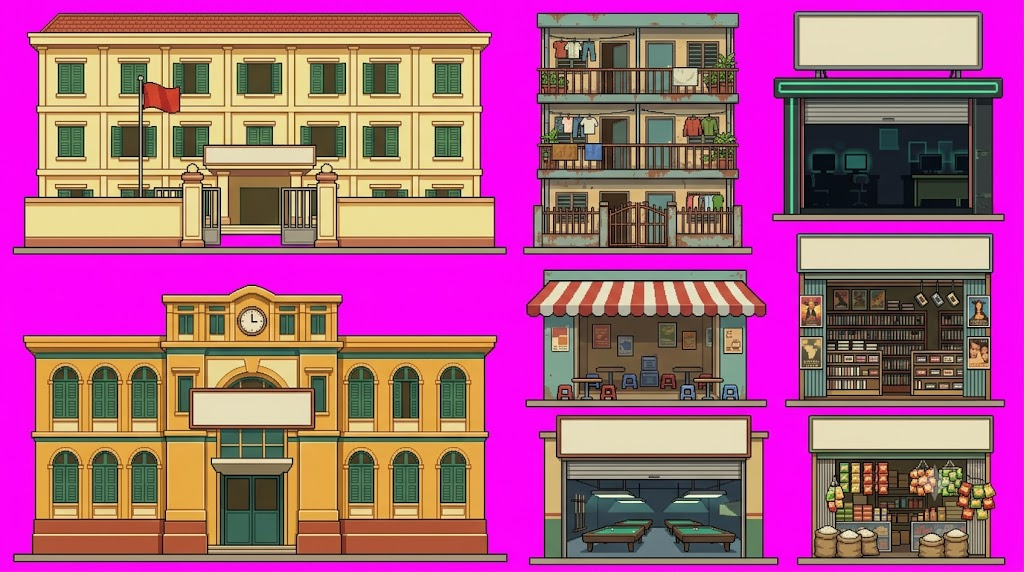
#> input picture asset_new_by_Khoit/Congtrinh.jpg, 1024 x 572 px
$ python contact_new.py
#> lines starting #> are read from the running program, lines starting #| are printed output that depends on the picture; after the words box and inside, x2 and y2 are one past the last pixel; in counts of white or black regions, pixels touching at a corner belong together
### tools/import_new_art.py
"""
Nhap art moi tu thu muc asset_new_by_khoit/ (nen magenta, dai 6 frame).

Nhan dien file theo ten: chua ma nhan vat + ma hanh dong, vd
  sv_male/walk_down.png, sv_male__walk_down.png, art_srccharssv_malewalk_down.png
Sheet gop nhieu dai (vd sv_female.jpg) khai bao trong SHEETS.

Xu ly: tach nen theo mau vien + do "ung magenta", xoa duong ke ngang dai,
bo dom nho (watermark), tach tung frame, chuan hoa chieu cao, lat de frame
nhin ngang luon quay TRAI.
"""
import os
import sys

sys.stdout.reconfigure(encoding="utf-8")
import re

import numpy as np
from PIL import Image
from scipy import ndimage

ROOT = os.path.dirname(os.path.dirname(os.path.abspath(__file__)))
# Thu muc art moi (khong phan biet hoa thuong: asset_new_by_Khoit / asset_new_by_khoit)
SRC = next((os.path.join(ROOT, d) for d in os.listdir(ROOT) if d.lower() == "asset_new_by_khoit"),
           os.path.join(ROOT, "asset_new_by_khoit"))
OUT = os.path.join(ROOT, "tools", "out", "new")

STAND_H = 86     # chieu cao nhan vat dung trong game (px)
RIDE_RATIO = 0.74  # tu the ngoi lai so voi dung

SKINS = ["sv_male", "sv_female", "vp_male", "vp_female", "tt_male", "tt_female"]
ACTIONS = ["idle_up_left", "idle_down", "walk_down", "walk_up", "walk_left", "ride_left"]

# Huong nhin thuc te neu khac quy chuan (mac dinh: walk_left/ride_left quay trai,
# idle_up_left: frame 4-6 quay trai). "right" -> pipeline lat lai.
FACING = {
    ("sv_male", "walk_left"): "right",
    ("sv_male", "idle_up_left"): "right",
    ("sv_female", "walk_left"): "right",
    ("sv_female", "idle_up_left"): "right",
    ("sv_female", "ride_left"): "right",
}

# Sheet do vat / cong trinh (xu ly trong new_manifest.py)
NOT_CHARACTERS = {"Congtrinh.jpg", "Img_Login.jpg", "NPC.jpg", "VEHICLE.png", "item.png", "props.jpg"}
# Anh UI / cong trinh / mini-game don le (xu ly trong ui_manifest.py)
NOT_CHARACTER_PREFIX = ("ui_", "job_", "building_", "prop_", "bld_", "icons_", "furn_", "room_",
                        "tube_", "veh_", "npc_mall_", "banner_", "bus_stop", "taxi_stand", "market_")

# Sheet gop: file -> danh sach (skin, action, hang, cot_bat_dau)
SHEETS = {
    "sv_female.jpg": [
        ("sv_female", "idle_down", 0, 0),
        ("sv_female", "walk_up", 1, 0),
        ("sv_female", "walk_left", 1, 6),
        ("sv_female", "idle_up_left", 2, 0),
        ("sv_female", "ride_left", 2, 6),
    ],
}


def key_background(rgb):
    """True = nen. Ket hop: gan mau vien anh + pixel ung magenta (R,B >> G)."""
    h, w, _ = rgb.shape
    border = np.concatenate([rgb[0], rgb[-1], rgb[:, 0], rgb[:, -1]]).astype(int)
    bg = np.median(border, axis=0)
    px = rgb.astype(int)
    near = np.sqrt(((px - bg) ** 2).sum(-1)) < 60
    r, g, b = px[..., 0], px[..., 1], px[..., 2]
    magenta = (r - g > 55) & (b - g > 40)
    return near | magenta


def frames_in(path, dilate=3, min_ratio=0.15, erode=2):
    """Tach cac frame (theo hang, trai->phai). Tra ve list hang, moi hang list (bbox, rgba)."""
    rgb = np.array(Image.open(path).convert("RGB"))
    H, W, _ = rgb.shape
    fg = ~key_background(rgb)
    fg = ndimage.binary_opening(fg, iterations=1)
    # xoa duong ke ngang dai (duong nen ma AI hay ve)
    lab, n = ndimage.label(fg)
    for i, sl in enumerate(ndimage.find_objects(lab)):
        if sl and (sl[1].stop - sl[1].start) > W * 0.3 and (sl[0].stop - sl[0].start) < 10:
            fg[lab == i + 1] = False
    # got 2px vien (anh goc lon gap ~5 lan trong game) + khu am magenta con sot
    fg = ndimage.binary_erosion(fg, iterations=erode) if erode else fg
    px = rgb.astype(int)
    r, g, b = px[..., 0], px[..., 1], px[..., 2]
    spill = fg & (r - g > 25) & (b - g > 15)
    lo = np.minimum(r, b)
    rgb = rgb.copy()
    rgb[..., 0] = np.where(spill, g + (r - g) * 0.35, r)
    rgb[..., 2] = np.where(spill, g + (lo - g) * 0.35, b)
    grown = ndimage.binary_dilation(fg, iterations=dilate)
    lab, n = ndimage.label(grown)
    objs = ndimage.find_objects(lab)
    sizes = ndimage.sum(fg, lab, range(1, n + 1))
    keep = [i for i in range(n) if sizes[i] > sizes.max() * min_ratio]
    blobs = []
    for i in keep:
        sl = objs[i]
        m = (lab[sl] == i + 1) & fg[sl]
        rgba = np.dstack([rgb[sl], (m * 255).astype(np.uint8)])
        blobs.append({"x": sl[1].start, "y": sl[0].start, "w": sl[1].stop - sl[1].start,
                      "h": sl[0].stop - sl[0].start, "img": Image.fromarray(rgba, "RGBA")})
    # nhom theo hang bang tam doc
    blobs.sort(key=lambda b: b["y"] + b["h"] / 2)
    rows = []
    for b in blobs:
        cy = b["y"] + b["h"] / 2
        if rows and abs(rows[-1]["cy"] - cy) < H * 0.08:
            rows[-1]["items"].append(b)
        else:
            rows.append({"cy": cy, "items": [b]})
    return [sorted(r["items"], key=lambda b: b["x"]) for r in rows]


# [82 lines left out: functions normalize, parse_name, collect, to_game_anims, not called in this run]


# [19 lines that do not run on import are left out]

### tools/contact_new.py
"""Xuat contact sheet danh so blob cho cac sheet moi (de map ten)."""
import os, sys
from PIL import Image, ImageDraw
from import_new_art import SRC, frames_in
sys.stdout.reconfigure(encoding="utf-8")
OUT = os.path.join(os.path.dirname(__file__), "out", "new")
PARAMS = {  # file: (dilate, min_ratio)
    "Congtrinh.jpg": (4, 0.05, 2), "NPC.jpg": (3, 0.2, 2), "VEHICLE.png": (6, 0.02, 1),
    "item.png": (10, 0.01, 1), "props.jpg": (3, 0.003, 1),
}
if __name__ == "__main__":
    os.makedirs(OUT, exist_ok=True)
    for f, (d, mr, er) in PARAMS.items():
        rows = frames_in(os.path.join(SRC, f), dilate=d, min_ratio=mr, erode=er)
#> in frames_in, rgb is the input picture: shape (572, 1024, 3); mean R, G, B 170, 93.2, 131.8
#> in key_background, `bg = np.median(border, axis=0)`: bg = [252, 12, 248]
#> in key_background, `near = np.sqrt(((px - bg) ** 2).sum(-1)) < 60`:
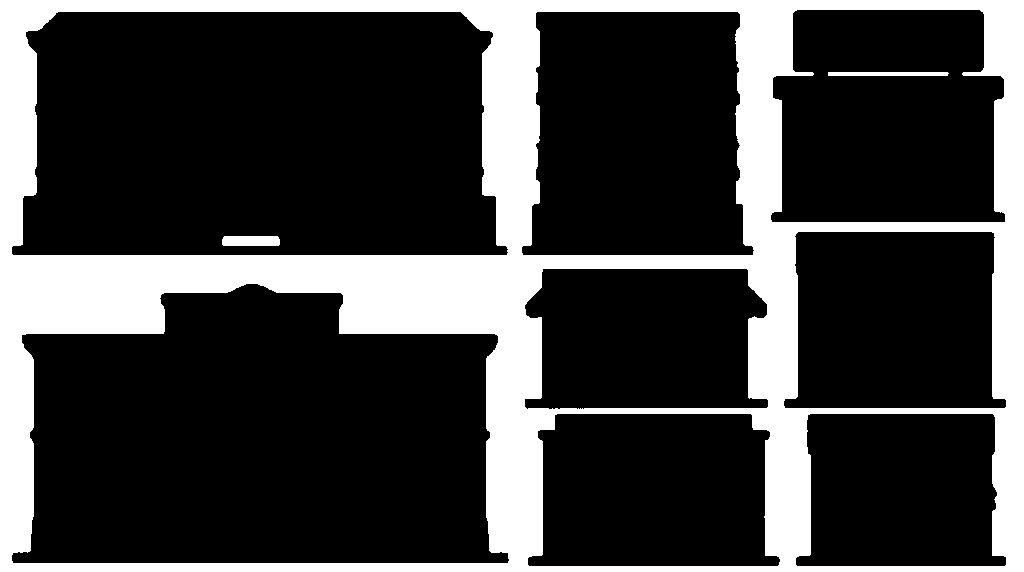
#> near: shape (572, 1024) bool; 24.8% white; 3 white regions, box (x1, y1, x2, y2) and area: (0, 0, 1024, 572) 144362, (222, 236, 280, 246) 570, (828, 72, 949, 76) 481
#> in key_background, `magenta = (r - g > 55) & (b - g > 40)`: magenta: shape (572, 1024) bool; 27.3% white; 4 white regions (1 under 20 px), largest, box (x1, y1, x2, y2) and area: (0, 0, 1024, 572) 157977, (825, 70, 956, 78) 1016, (211, 234, 309, 248) 897
#> in frames_in, `fg = ndimage.binary_opening(fg, iterations=1)`: fg: shape (572, 1024) bool; 72.7% white; 3 black regions, box (x1, y1, x2, y2) and area: (0, 0, 1024, 572) 158012, (821, 70, 956, 78) 1032, (211, 234, 309, 248) 897
#> in frames_in, `lab, n = ndimage.label(fg)`:
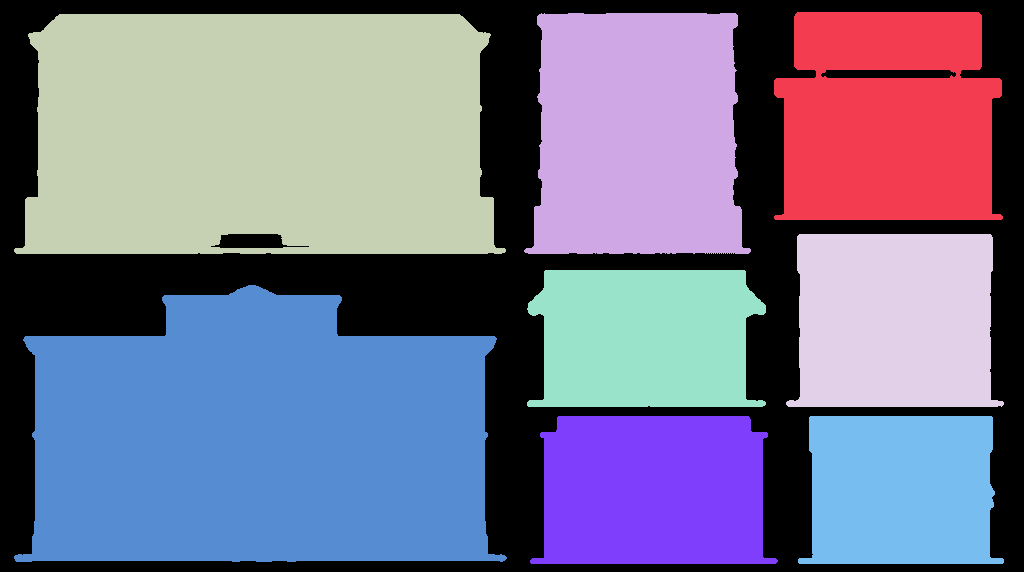
#> lab: shape (572, 1024) int32; 9 distinct labels, from 0 to 8; one colour per label, 0 black
#> in frames_in, `lab, n = ndimage.label(fg)`: n = 8
#> the loop in frames_in, `for i, sl in enumerate(ndimage.find_objects(lab)):` made 8 passes
#> in frames_in, `fg = ndimage.binary_erosion(fg, iterations=erode) if erode else fg`: fg: shape (572, 1024) bool; 69.9% white; 2 black regions, box (x1, y1, x2, y2) and area: (0, 0, 1024, 572) 175254, (209, 232, 311, 250) 1325
#> in frames_in, `spill = fg & (r - g > 25) & (b - g > 15)`: spill: shape (572, 1024) bool; 0% white in thin lines or dots, all inside (x1, y1, x2, y2) = (206, 244, 314, 248)
#> in frames_in, `rgb[..., 0] = np.where(spill, g + (r - g) * 0.35, r)`: rgb: shape (572, 1024, 3); under 0.01% of pixels changed, all inside (x1, y1, x2, y2) = (206, 244, 314, 248)
#> in frames_in, `rgb[..., 2] = np.where(spill, g + (lo - g) * 0.35, b)`: rgb: shape (572, 1024, 3); mean R, G, B 170, 93.2, 131.8
#> in frames_in, `grown = ndimage.binary_dilation(fg, iterations=dilate)`:
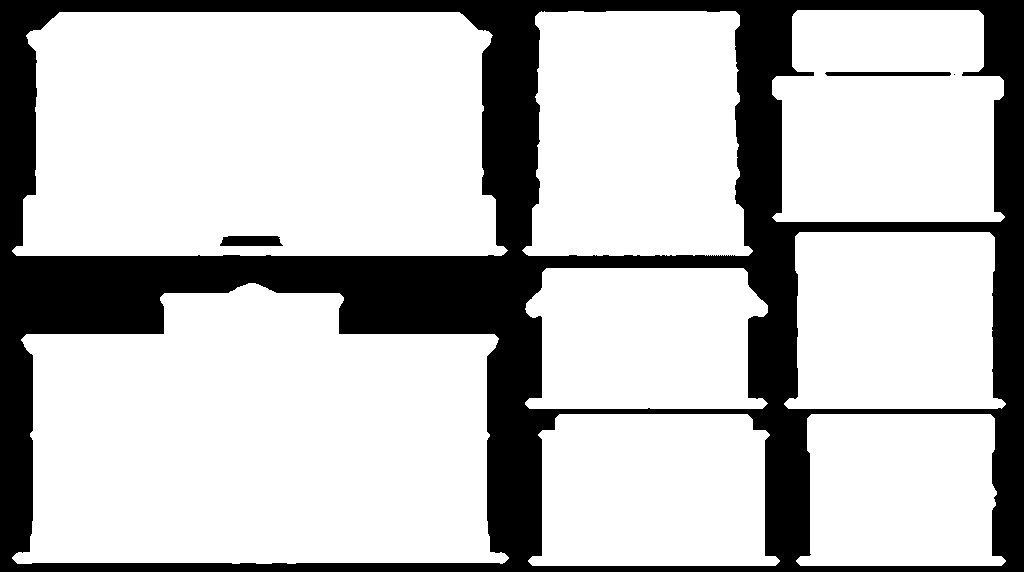
#> grown: shape (572, 1024) bool; 75.5% white; 4 black regions (1 under 20 px), largest, box (x1, y1, x2, y2) and area: (0, 0, 1024, 572) 142423, (220, 236, 283, 246) 579, (825, 72, 951, 76) 498
#> in frames_in, `lab, n = ndimage.label(grown)`:
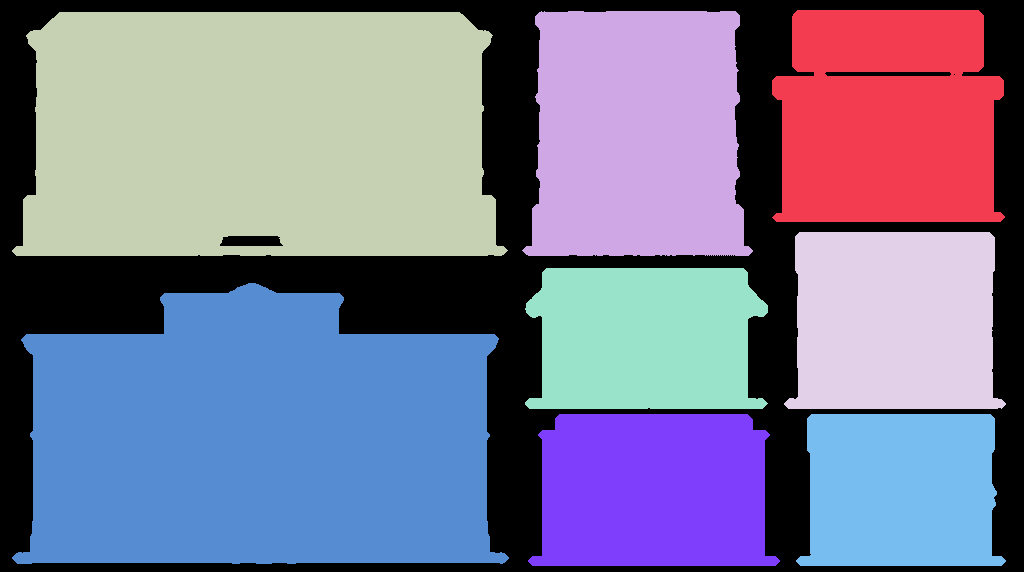
#> lab: shape (572, 1024) int32; 9 distinct labels, from 0 to 8; one colour per label, 0 black
#> in frames_in, `objs = ndimage.find_objects(lab)`: objs = 8 items
#> in frames_in, `sizes = ndimage.sum(fg, lab, range(1, n + 1))`: sizes = [38574, 45654, 103449, 31916, 27078, 106410, 30666, 25402]
#> in frames_in, `keep = [i for i in range(n) if sizes[i] > sizes.max() * min_ratio]`: keep = [0, 1, 2, 3, 4, 5, 6, 7]
#> the loop in frames_in, `for i in keep:` made 8 passes
#> pass 1, in frames_in, `m = (lab[sl] == i + 1) & fg[sl]`:
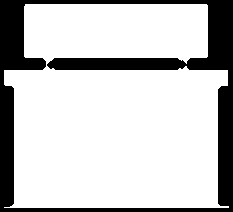
#> m: shape (212, 233) bool; 78.1% white; 1 black region, box (x1, y1, x2, y2) and area: (0, 0, 233, 212) 10822
#> after the loop in frames_in, `for i in keep:`:
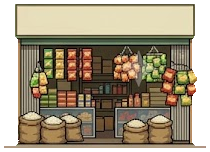
#> rgba: shape (152, 210, 4); mean R, G, B, A 152, 104.8, 115.6, 202.9; transparent parts drawn white
#> after the loop in frames_in, `for i in keep:`: blobs = 8 items
#> the loop in frames_in, `for b in blobs:` made 8 passes
#> cy on passes 1 to 8: 116, 133.5, 134, 320.5, 338.5, 423.5, 490, 490
#> after the loop in frames_in, `for b in blobs:`: rows = 4 items
        im = Image.open(os.path.join(SRC, f)).convert("RGB")
        dr = ImageDraw.Draw(im)
        i = 0
        for r, row in enumerate(rows):
            for b in row:
                dr.rectangle([b["x"], b["y"], b["x"] + b["w"], b["y"] + b["h"]], outline=(0, 255, 0), width=2)
                dr.rectangle([b["x"], b["y"], b["x"] + 30, b["y"] + 14], fill=(0, 0, 0))
                dr.text((b["x"] + 2, b["y"] + 1), f"{r}.{row.index(b)}", fill=(255, 255, 0))
                i += 1
#> this loop made 4 passes
#> after the loop, i = 8
        im.save(os.path.join(OUT, f"_contact_{f.split('.')[0]}.png"))
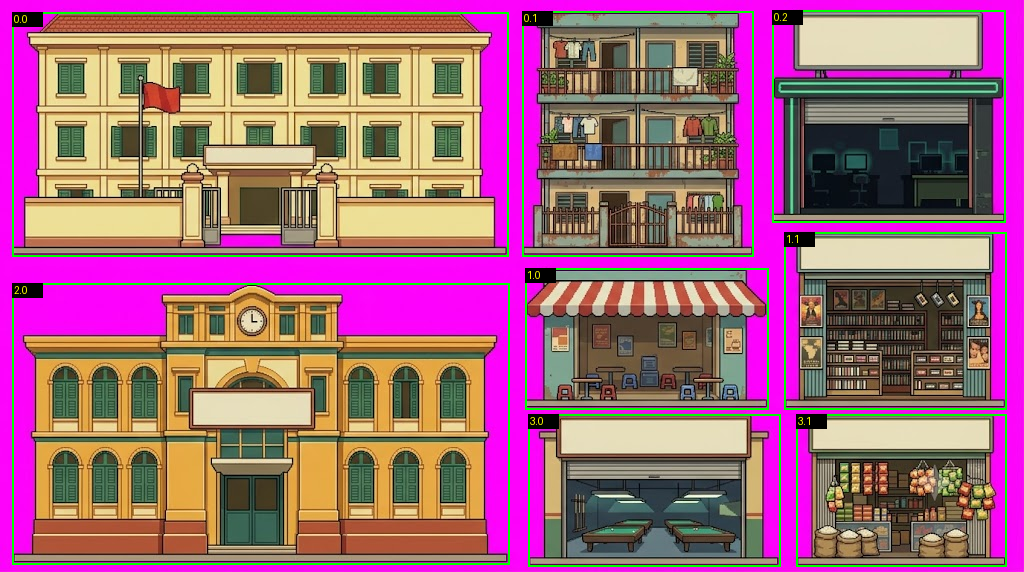
#> saved as _contact_Congtrinh.png: PIL image 1024x572 RGB; mean R, G, B 162.9, 99.3, 124.8
        print(f, "rows:", [len(r) for r in rows], "total", i)
#| Congtrinh.jpg rows: [3, 2, 1, 2] total 8
#> pass 2 of the loop `for f, (d, mr, er) in PARAMS.items():`:
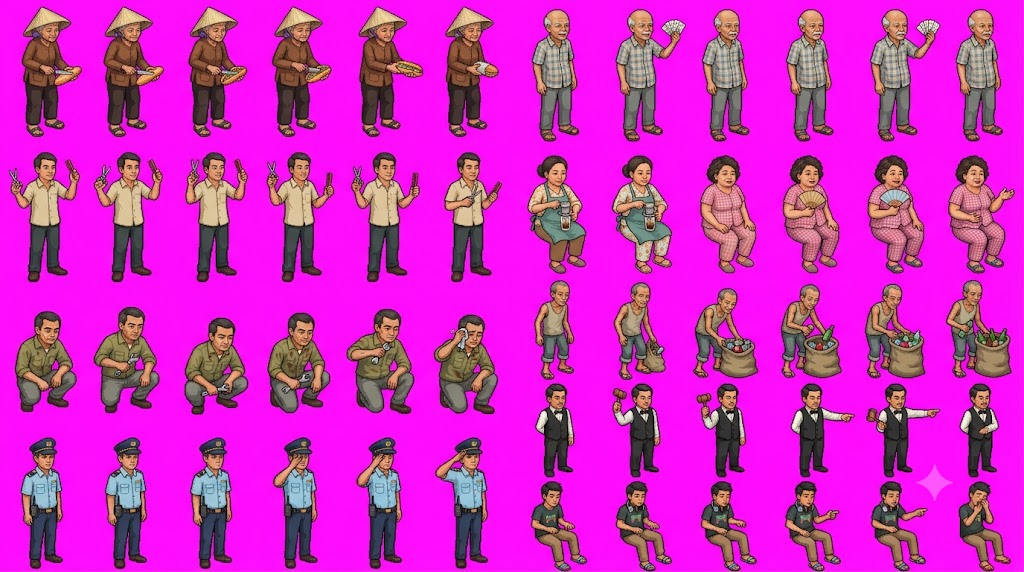
#> input picture asset_new_by_Khoit/NPC.jpg, 1024 x 572 px
#> in frames_in, rgb is the input picture: shape (572, 1024, 3); mean R, G, B 208.7, 41.2, 195.5
#> near: shape (572, 1024) bool; 63% white; 55 black regions, largest, box (x1, y1, x2, y2) and area: (615, 8, 686, 142) 4956, (869, 8, 941, 142) 4953, (948, 154, 1015, 274) 4829
#> magenta: shape (572, 1024) bool; 70.3% white; 54 black regions, largest, box (x1, y1, x2, y2) and area: (348, 310, 413, 413) 4033, (617, 11, 684, 140) 3953, (871, 10, 939, 140) 3948
#> in frames_in (call 2), `lab, n = ndimage.label(fg)`: n = 59
#> the loop in frames_in (call 2), `for i, sl in enumerate(ndimage.find_objects(lab)):` made 59 passes
#> spill: shape (572, 1024) bool; 0.79% white; 75 white regions (61 under 20 px), largest, box (x1, y1, x2, y2) and area: (952, 186, 1001, 259) 1652, (873, 206, 921, 261) 1213, (789, 205, 835, 259) 922
#> grown: shape (572, 1024) bool; 32.7% white; 55 white regions, largest, box (x1, y1, x2, y2) and area: (870, 9, 940, 141) 4388, (616, 10, 685, 141) 4379, (347, 309, 414, 414) 4366
#> in frames_in (call 2), `lab, n = ndimage.label(grown)`:
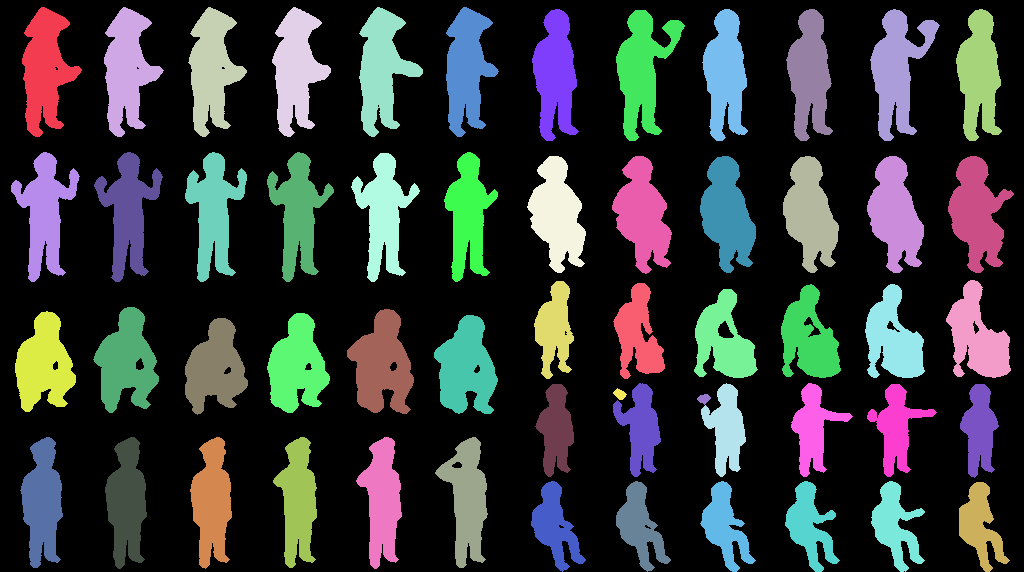
#> lab: shape (572, 1024) int32; 57 distinct labels, from 0 to 56; one colour per label, 0 black
#> in frames_in (call 2), `lab, n = ndimage.label(grown)`: n = 56
#> objs = 56 items
#> sizes = 56 values, max 3349 at index 31, min 23 at index 43, mean 2443.6
#> keep = 54 values from 0 to 55
#> the loop in frames_in (call 2), `for i in keep:` made 54 passes
#> after the loop in frames_in (call 2), `for i in keep:`: blobs = 54 items
#> the loop in frames_in (call 2), `for b in blobs:` made 54 passes
#> cy on passes 1 to 8: 72, 72, 72, 72, 72, 72, 75, 75
#> after the loop in frames_in (call 2), `for b in blobs:`: rows = 5 items
#> the loop `for r, row in enumerate(rows):` made 5 passes
#> after the loop `for r, row in enumerate(rows):`: i = 54
#> `im.save(os.path.join(OUT, f"_contact_{f.split('.')[0]}.png"))`:
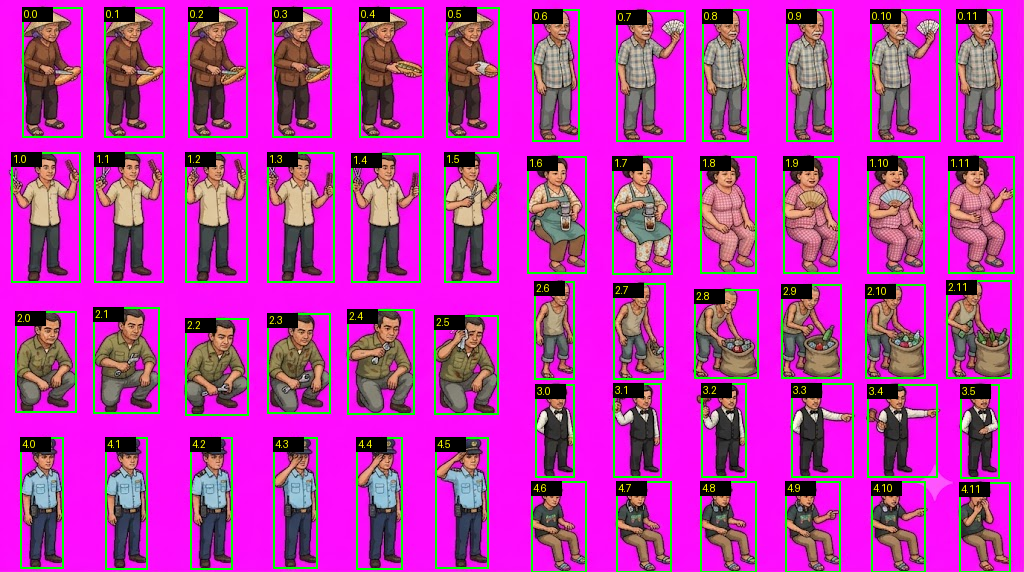
#> saved as _contact_NPC.png: PIL image 1024x572 RGB; mean R, G, B 188.6, 52.4, 175.7
#| NPC.jpg rows: [12, 12, 12, 6, 12] total 54
#> (the run stopped early here; a loop or call above may not have finished)
